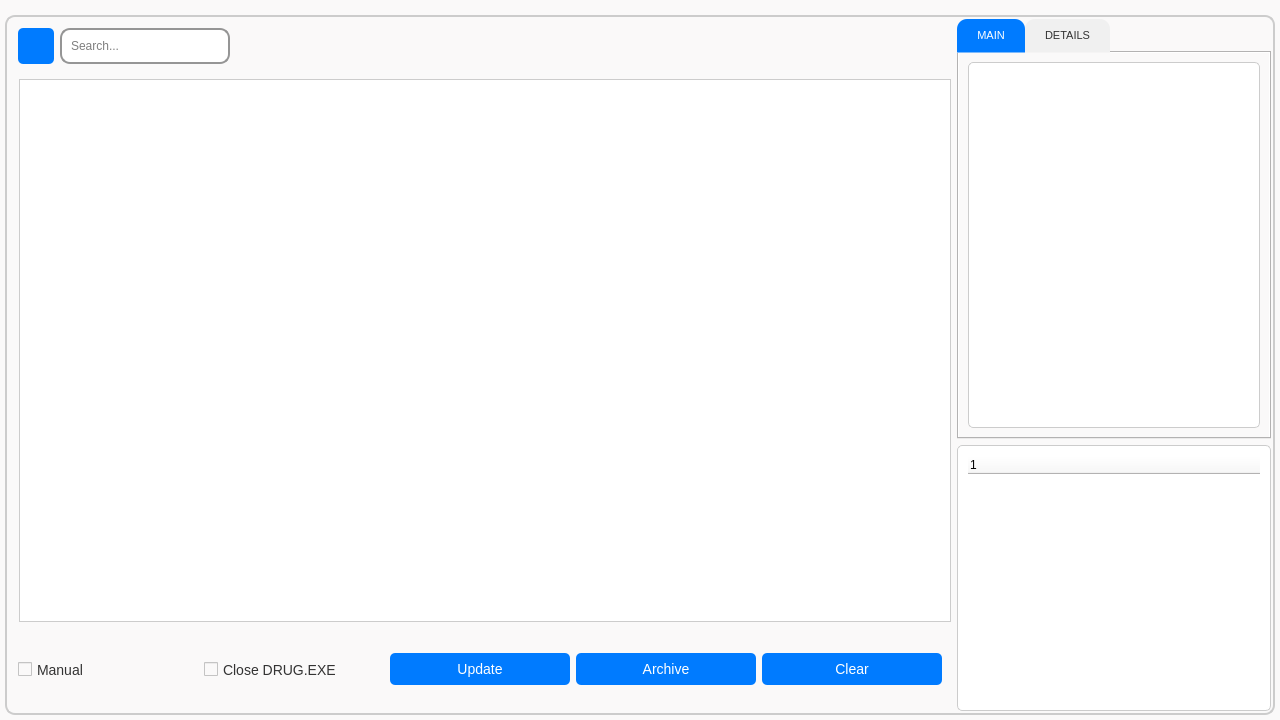
<?xml version="1.0" encoding="UTF-8"?>
<ui version="4.0">
 <class>ServerInterface</class>
 <widget class="QMainWindow" name="ServerInterface">
  <property name="geometry">
   <rect>
    <x>0</x>
    <y>0</y>
    <width>1280</width>
    <height>720</height>
   </rect>
  </property>
  <property name="minimumSize">
   <size>
    <width>640</width>
    <height>480</height>
   </size>
  </property>
  <property name="maximumSize">
   <size>
    <width>1920</width>
    <height>1080</height>
   </size>
  </property>
  <property name="windowTitle">
   <string>MainWindow</string>
  </property>
  <property name="styleSheet">
   <string notr="true">
/* Центральный виджет (centralwidget) */
        QWidget#centralwidget {
            border: 2px solid #cccccc; /* Рамка */
            border-radius: 10px; /* Закругление углов */
			margin: 5px;
        }

        /* Виджеты внутри главного окна (QWidget) */
        QWidget {
            background-color: #FAF9F9;
        }

		#widget {
			border: 1px solid #cccccc; /* Рамка */
		}

        /* Панель меню (menubar) */
        QMenuBar#menubar {
            background-color: #FAF9F9; /* Цвет фона */
            padding: 5px 10px; /* Отступы */
        }

        /* Заголовки вкладок (QTabBar::tab) */
        QTabBar::tab {
            background-color: #f0f0f0; /* Цвет фона */
            color: #333333; /* Цвет текста */
            padding: 10px 20px; /* Отступы */
            border-top-left-radius: 10px; /* Закругление углов */
            border-top-right-radius: 10px;
            border-bottom: 1px solid transparent; /* Убираем нижнюю границу */
        }
		/* Отступ справа для QTabWidget */

#tabWidget {
 margin: 10px; /* Сокращаем размер виджета вкладок на 10px справа */
}
        /* Выбранная вкладка (QTabBar::tab:selected) */
        QTabBar::tab:selected {
            background-color: #007bff; /* Цвет фона */
            color: #ffffff; /* Цвет текста */
        }

        /* Комбо-бокс (QComboBox) */
        QComboBox {
            padding: 8px; /* Отступы */
            background-color: #ffffff; /* Цвет фона */
            border: 1px solid #cccccc; /* Рамка */
            border-radius: 5px; /* Закругление углов */
            min-width: 150px; /* Минимальная ширина */
            font-size: 14px; /* Размер шрифта */
            color: #333333; /* Цвет текста */
        }
QComboBox QAbstractItemView {
    /* Установите фоновый цвет */
    border: 1px solid #cccccc;
	border-radius: 5px;
}

QComboBox::item {
    /* Установите высоту элементов */
    height: 30px;
}

QComboBox::drop-down {
    width: 16px; /* Ширина стрелки */
    height: 16px; /* Высота стрелки */
	background-color: yellow;
	background-image: url(qrc:/arrow.png);
}

        /* Кнопка (QPushButton) */
        QPushButton {
            padding: 8px 16px; /* Отступы */
            background-color: #007bff; /* Цвет фона */
            color: #ffffff; /* Цвет текста */
            border: none; /* Убираем границы */
            border-radius: 5px; /* Закругление углов */
            font-size: 14px; /* Размер шрифта */
        }

        /* Наведение на кнопку (QPushButton:hover) */
        QPushButton:hover {
            background-color: #0056b3; /* Цвет фона при наведении */
        }

        /* Чекбокс (QCheckBox) */
        QCheckBox {
            spacing: 5px; /* Расстояние между флажком и текстом */
            font-size: 14px; /* Размер шрифта */
            color: #333333; /* Цвет текста */
        }

        /* Текстовое поле (QTextBrowser) */
        QTextBrowser {
            background-color: #ffffff; /* Цвет фона */
            border: 1px solid #cccccc; /* Рамка */
            border-radius: 5px; /* Закругление углов */
            padding: 10px; /* Отступы */
            min-height: 150px; /* Минимальная высота */
            font-size: 14px; /* Размер шрифта */
            color: #333333; /* Цвет текста */
        }
		QTableView {
			background-color: #ffffff; /* Цвет фона */
            border: 1px solid #cccccc; /* Рамка */
            font-size: 14px; /* Размер шрифта */
            color: #333333; /* Цвет текста */
			margin: 0px 0px 0px 10px;
		}
		QTreeView {
			background-color: #ffffff; /* Цвет фона */
            border: 1px solid #cccccc; /* Рамка */
            border-radius: 5px; /* Закругление углов */
            padding: 10px; /* Отступы */
            font-size: 14px; /* Размер шрифта */
            color: #333333; /* Цвет текста */
		}
        /* Кнопка инструментов (QToolButton) */
        QToolButton {
            padding: 8px 16px; /* Отступы */
            background-color: #007bff; /* Цвет фона */
            color: #ffffff; /* Цвет текста */
            border: none; /* Убираем границы */
            border-radius: 5px; /* Закругление углов */
            font-size: 14px; /* Размер шрифта */
        }

        /* Наведение на кнопку инструментов (QToolButton:hover) */
        QToolButton:hover {
            background-color: #0056b3; /* Цвет фона при наведении */
        }
</string>
  </property>
  <widget class="QWidget" name="centralwidget">
   <property name="sizePolicy">
    <sizepolicy hsizetype="Preferred" vsizetype="Preferred">
     <horstretch>0</horstretch>
     <verstretch>0</verstretch>
    </sizepolicy>
   </property>
   <layout class="QGridLayout" name="gridLayout_3">
    <item row="0" column="1">
     <widget class="QWidget" name="tableProperties" native="true">
      <property name="sizePolicy">
       <sizepolicy hsizetype="Preferred" vsizetype="Preferred">
        <horstretch>3</horstretch>
        <verstretch>1</verstretch>
       </sizepolicy>
      </property>
      <property name="maximumSize">
       <size>
        <width>16777215</width>
        <height>16777215</height>
       </size>
      </property>
      <property name="layoutDirection">
       <enum>Qt::LeftToRight</enum>
      </property>
      <property name="autoFillBackground">
       <bool>false</bool>
      </property>
      <layout class="QHBoxLayout" name="horizontalLayout_2" stretch="0,0,0">
       <property name="spacing">
        <number>6</number>
       </property>
       <item>
        <widget class="QToolButton" name="filterButton">
         <property name="minimumSize">
          <size>
           <width>36</width>
           <height>36</height>
          </size>
         </property>
         <property name="maximumSize">
          <size>
           <width>36</width>
           <height>36</height>
          </size>
         </property>
         <property name="cursor">
          <cursorShape>PointingHandCursor</cursorShape>
         </property>
         <property name="styleSheet">
          <string notr="true">#filterButton {
	padding: 0;
}
#filterButton::menu-indicator { image: none; }</string>
         </property>
         <property name="text">
          <string/>
         </property>
         <property name="icon">
          <iconset resource="icons.qrc">
           <normaloff>:/buttons/icon/filter.svg</normaloff>:/buttons/icon/filter.svg</iconset>
         </property>
         <property name="popupMode">
          <enum>QToolButton::DelayedPopup</enum>
         </property>
         <property name="toolButtonStyle">
          <enum>Qt::ToolButtonIconOnly</enum>
         </property>
         <property name="autoRaise">
          <bool>false</bool>
         </property>
         <property name="arrowType">
          <enum>Qt::NoArrow</enum>
         </property>
        </widget>
       </item>
       <item>
        <widget class="QWidget" name="search" native="true">
         <property name="minimumSize">
          <size>
           <width>170</width>
           <height>36</height>
          </size>
         </property>
         <property name="maximumSize">
          <size>
           <width>170</width>
           <height>16777215</height>
          </size>
         </property>
         <property name="layoutDirection">
          <enum>Qt::LeftToRight</enum>
         </property>
         <property name="styleSheet">
          <string notr="true">#search {
	background-color: white;
	border: 2px solid #959595;
	border-radius: 10px;
	padding: 10px;
}</string>
         </property>
         <layout class="QHBoxLayout" name="horizontalLayout_3" stretch="0,0">
          <property name="spacing">
           <number>0</number>
          </property>
          <property name="leftMargin">
           <number>9</number>
          </property>
          <property name="rightMargin">
           <number>9</number>
          </property>
          <property name="bottomMargin">
           <number>9</number>
          </property>
          <item>
           <widget class="QLineEdit" name="searchLine">
            <property name="sizePolicy">
             <sizepolicy hsizetype="Expanding" vsizetype="Preferred">
              <horstretch>3</horstretch>
              <verstretch>0</verstretch>
             </sizepolicy>
            </property>
            <property name="styleSheet">
             <string notr="true">#searchLine {
	border: none;
	background-color: transparent;
	margin: 0;
	padding:0;
}

</string>
            </property>
            <property name="placeholderText">
             <string>Search...</string>
            </property>
            <property name="clearButtonEnabled">
             <bool>true</bool>
            </property>
           </widget>
          </item>
          <item>
           <widget class="QPushButton" name="searchButton">
            <property name="cursor">
             <cursorShape>PointingHandCursor</cursorShape>
            </property>
            <property name="styleSheet">
             <string notr="true">#searchButton {
	background-color: transparent;
	color: black;
	margin: 0;
	padding: 0;
}</string>
            </property>
            <property name="text">
             <string/>
            </property>
            <property name="icon">
             <iconset resource="icons.qrc">
              <normaloff>:/buttons/icon/search.svg</normaloff>:/buttons/icon/search.svg</iconset>
            </property>
           </widget>
          </item>
         </layout>
        </widget>
       </item>
       <item alignment="Qt::AlignLeft">
        <widget class="QWidget" name="appliedFilters" native="true">
         <property name="styleSheet">
          <string notr="true">#appliedFilters &gt; * {
    border: 2px solid #959595;
    border-radius: 10px;
    padding: 0 10px;
    background-color: #ffffff;
}
#appliedFilters QWidget QPushButton {
	margin: 0;
	padding: 0;
	background-color: transparent;
}
#appliedFilters QWidget QPushButton::hover {
	background-color: rgba(55, 55, 55, 50);
	border-radius: 10px;
	border: 2px solid #888888;
}
#appliedFilters QWidget QLabel {
	color: #666666;
	padding: 0px;
	margin: 0px;
	font-weight: 700;
	background-color: transparent;
}
</string>
         </property>
         <layout class="QHBoxLayout" name="horizontalLayout_4">
          <property name="leftMargin">
           <number>0</number>
          </property>
          <property name="topMargin">
           <number>0</number>
          </property>
          <property name="rightMargin">
           <number>0</number>
          </property>
          <property name="bottomMargin">
           <number>0</number>
          </property>
         </layout>
        </widget>
       </item>
      </layout>
     </widget>
    </item>
    <item row="1" column="1" rowspan="3">
     <widget class="QTableView" name="tableView">
      <property name="sizePolicy">
       <sizepolicy hsizetype="Expanding" vsizetype="Preferred">
        <horstretch>3</horstretch>
        <verstretch>17</verstretch>
       </sizepolicy>
      </property>
      <property name="sizeAdjustPolicy">
       <enum>QAbstractScrollArea::AdjustToContents</enum>
      </property>
      <property name="sortingEnabled">
       <bool>false</bool>
      </property>
      <attribute name="horizontalHeaderStretchLastSection">
       <bool>true</bool>
      </attribute>
     </widget>
    </item>
    <item row="4" column="1">
     <widget class="QWidget" name="widget_3" native="true">
      <property name="enabled">
       <bool>true</bool>
      </property>
      <property name="sizePolicy">
       <sizepolicy hsizetype="Preferred" vsizetype="Preferred">
        <horstretch>1</horstretch>
        <verstretch>8</verstretch>
       </sizepolicy>
      </property>
      <layout class="QHBoxLayout" name="horizontalLayout">
       <item>
        <widget class="QCheckBox" name="markSetManual">
         <property name="text">
          <string>Manual</string>
         </property>
        </widget>
       </item>
       <item>
        <widget class="QCheckBox" name="markCloseDrug">
         <property name="text">
          <string>Close DRUG.EXE</string>
         </property>
        </widget>
       </item>
       <item>
        <widget class="QPushButton" name="serverUpdateButton">
         <property name="text">
          <string>Update</string>
         </property>
        </widget>
       </item>
       <item>
        <widget class="QPushButton" name="serverArchiveButton">
         <property name="text">
          <string>Archive</string>
         </property>
        </widget>
       </item>
       <item>
        <widget class="QPushButton" name="serverClearButton">
         <property name="text">
          <string>Clear</string>
         </property>
        </widget>
       </item>
      </layout>
     </widget>
    </item>
    <item row="0" column="2" rowspan="3">
     <widget class="QTabWidget" name="tabWidget">
      <property name="sizePolicy">
       <sizepolicy hsizetype="Expanding" vsizetype="Preferred">
        <horstretch>1</horstretch>
        <verstretch>5</verstretch>
       </sizepolicy>
      </property>
      <property name="font">
       <font>
        <family>Microsoft YaHei UI</family>
        <pointsize>8</pointsize>
        <bold>false</bold>
       </font>
      </property>
      <property name="autoFillBackground">
       <bool>false</bool>
      </property>
      <property name="styleSheet">
       <string notr="true"/>
      </property>
      <property name="tabPosition">
       <enum>QTabWidget::North</enum>
      </property>
      <property name="tabShape">
       <enum>QTabWidget::Rounded</enum>
      </property>
      <property name="currentIndex">
       <number>0</number>
      </property>
      <property name="elideMode">
       <enum>Qt::ElideNone</enum>
      </property>
      <widget class="QWidget" name="tab">
       <property name="cursor">
        <cursorShape>ArrowCursor</cursorShape>
       </property>
       <attribute name="title">
        <string>MAIN</string>
       </attribute>
       <layout class="QVBoxLayout" name="verticalLayout_3">
        <item>
         <widget class="QTextBrowser" name="debug">
          <property name="html">
           <string>&lt;!DOCTYPE HTML PUBLIC &quot;-//W3C//DTD HTML 4.0//EN&quot; &quot;http://www.w3.org/TR/REC-html40/strict.dtd&quot;&gt;
&lt;html&gt;&lt;head&gt;&lt;meta name=&quot;qrichtext&quot; content=&quot;1&quot; /&gt;&lt;meta charset=&quot;utf-8&quot; /&gt;&lt;style type=&quot;text/css&quot;&gt;
p, li { white-space: pre-wrap; }
hr { height: 1px; border-width: 0; }
li.unchecked::marker { content: &quot;\2610&quot;; }
li.checked::marker { content: &quot;\2612&quot;; }
&lt;/style&gt;&lt;/head&gt;&lt;body style=&quot; font-family:'Segoe UI'; font-size:14px; font-weight:400; font-style:normal;&quot;&gt;
&lt;p style=&quot;-qt-paragraph-type:empty; margin-top:0px; margin-bottom:0px; margin-left:0px; margin-right:0px; -qt-block-indent:0; text-indent:0px; font-family:'MS Shell Dlg 2';&quot;&gt;&lt;br /&gt;&lt;/p&gt;&lt;/body&gt;&lt;/html&gt;</string>
          </property>
         </widget>
        </item>
       </layout>
      </widget>
      <widget class="QWidget" name="tab_2">
       <property name="cursor">
        <cursorShape>ArrowCursor</cursorShape>
       </property>
       <attribute name="title">
        <string>DETAILS</string>
       </attribute>
       <layout class="QVBoxLayout" name="verticalLayout_2">
        <item>
         <widget class="QTextBrowser" name="textBrowser">
          <property name="html">
           <string>&lt;!DOCTYPE HTML PUBLIC &quot;-//W3C//DTD HTML 4.0//EN&quot; &quot;http://www.w3.org/TR/REC-html40/strict.dtd&quot;&gt;
&lt;html&gt;&lt;head&gt;&lt;meta name=&quot;qrichtext&quot; content=&quot;1&quot; /&gt;&lt;meta charset=&quot;utf-8&quot; /&gt;&lt;style type=&quot;text/css&quot;&gt;
p, li { white-space: pre-wrap; }
hr { height: 1px; border-width: 0; }
li.unchecked::marker { content: &quot;\2610&quot;; }
li.checked::marker { content: &quot;\2612&quot;; }
&lt;/style&gt;&lt;/head&gt;&lt;body style=&quot; font-family:'Segoe UI'; font-size:14px; font-weight:400; font-style:normal;&quot;&gt;
&lt;p style=&quot;-qt-paragraph-type:empty; margin-top:0px; margin-bottom:0px; margin-left:0px; margin-right:0px; -qt-block-indent:0; text-indent:0px; font-family:'MS Shell Dlg 2';&quot;&gt;&lt;br /&gt;&lt;/p&gt;&lt;/body&gt;&lt;/html&gt;</string>
          </property>
         </widget>
        </item>
       </layout>
      </widget>
     </widget>
    </item>
    <item row="3" column="2" rowspan="2">
     <widget class="QTreeWidget" name="errorTreeWidget"/>
    </item>
   </layout>
  </widget>
  <widget class="QMenuBar" name="menubar">
   <property name="geometry">
    <rect>
     <x>0</x>
     <y>0</y>
     <width>1280</width>
     <height>31</height>
    </rect>
   </property>
  </widget>
 </widget>
 <resources>
  <include location="icons.qrc"/>
 </resources>
 <connections/>
</ui>
